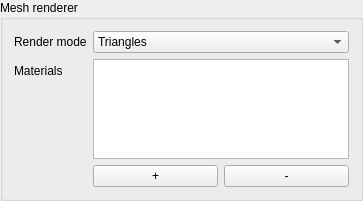
<?xml version="1.0" encoding="UTF-8"?>
<ui version="4.0">
 <class>MeshRendererComp</class>
 <widget class="MeshRendererGroup" name="MeshRendererComp">
  <property name="windowTitle">
   <string>Mesh renderer</string>
  </property>
  <property name="title">
   <string>Mesh renderer</string>
  </property>
  <layout class="QFormLayout" name="meshRendererLayout">
   <item row="0" column="0">
    <widget class="QLabel" name="renderModeLabel">
     <property name="text">
      <string>Render mode</string>
     </property>
    </widget>
   </item>
   <item row="0" column="1">
    <widget class="QComboBox" name="renderMode">
     <item>
      <property name="text">
       <string>Triangles</string>
      </property>
     </item>
     <item>
      <property name="text">
       <string>Points</string>
      </property>
     </item>
    </widget>
   </item>
   <item row="1" column="0">
    <widget class="QLabel" name="materialsLabel">
     <property name="text">
      <string>Materials</string>
     </property>
    </widget>
   </item>
   <item row="1" column="1">
    <layout class="QVBoxLayout" name="materialsLayout">
     <item>
      <widget class="TexturesList" name="materials">
       <property name="sizePolicy">
        <sizepolicy hsizetype="Preferred" vsizetype="Preferred">
         <horstretch>0</horstretch>
         <verstretch>0</verstretch>
        </sizepolicy>
       </property>
       <property name="maximumSize">
        <size>
         <width>16777215</width>
         <height>100</height>
        </size>
       </property>
       <property name="iconSize">
        <size>
         <width>30</width>
         <height>30</height>
        </size>
       </property>
      </widget>
     </item>
     <item>
      <layout class="QHBoxLayout" name="materialsActionsLayout">
       <item>
        <widget class="QPushButton" name="addMaterial">
         <property name="text">
          <string notr="true">+</string>
         </property>
        </widget>
       </item>
       <item>
        <widget class="QPushButton" name="removeMaterial">
         <property name="text">
          <string notr="true">-</string>
         </property>
        </widget>
       </item>
      </layout>
     </item>
    </layout>
   </item>
  </layout>
 </widget>
 <customwidgets>
  <customwidget>
   <class>TexturesList</class>
   <extends>QListWidget</extends>
   <header>RaZor/Interface/TexturesList.hpp</header>
  </customwidget>
  <customwidget>
   <class>MeshRendererGroup</class>
   <extends>QGroupBox</extends>
   <header>RaZor/Interface/Component/MeshRendererGroup.hpp</header>
  </customwidget>
 </customwidgets>
 <resources/>
 <connections/>
</ui>
